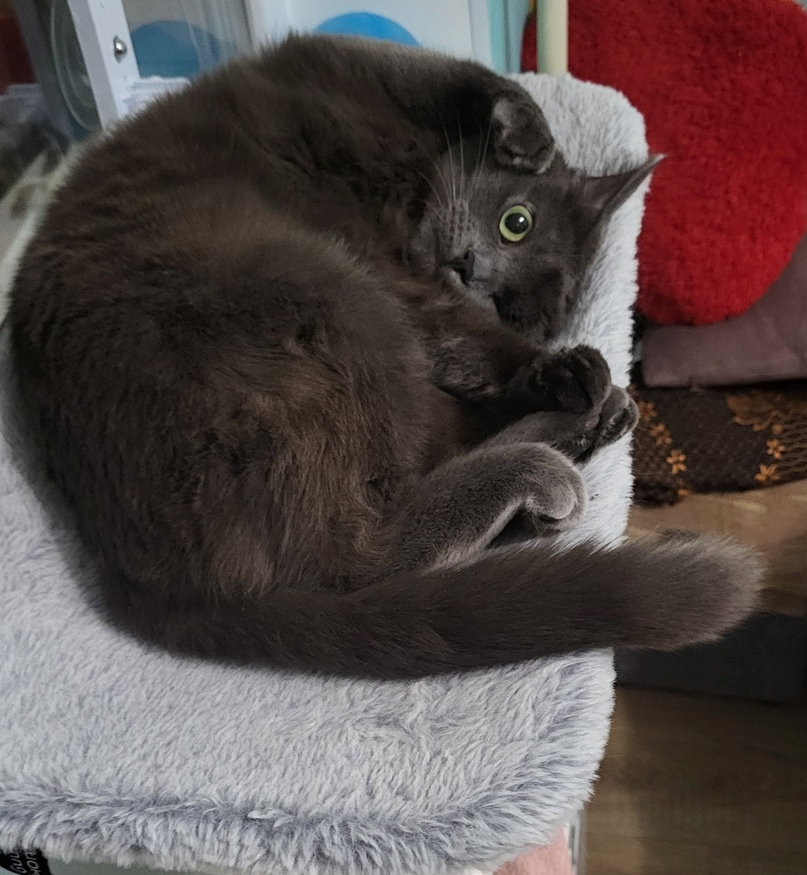
#> input picture Homework1/data/cat.jpg, 807 x 875 px, shrunk from 1848 x 2004 before the run, found by its file name
$ jupyter execute Homework.ipynb
#> lines starting #> are read from the running program, lines starting #| are printed output that depends on the picture
# HOMEWORK 1

After the installation of Anaconda, jupyter notebook and the required virtual environment, you will have to test that everything has been set up correctly. For that purpose, you will have to execute the following code and run it without errors.

The code loads an image and creates a picture collage consisting of 4 pictures. Each of the four pictures is a version of the original image with the colour channels swapped.

You will have to also finish some part of the code :-)

[cell 1]
import cv2
import numpy as np
from matplotlib import pyplot as plt
plt.rcParams['figure.figsize'] = [15, 10]

[cell 2]
# Load an image (you can freely chose any image you like)
img = cv2.imread(r'C:\Users\User\Desktop\Homework1\data\cat.jpg')
#> img is the input picture: shape (875, 807, 3); mean B, G, R 72.2, 73.8, 85.4
# Convert it to RGB
img2 = cv2.cvtColor(img, cv2.COLOR_BGR2RGB)
# Plot it
plt.imshow(img2)

Let's make a collage.

[cell 3]
# Split the image into the three colour channels
red, green, blue = cv2.split(img)
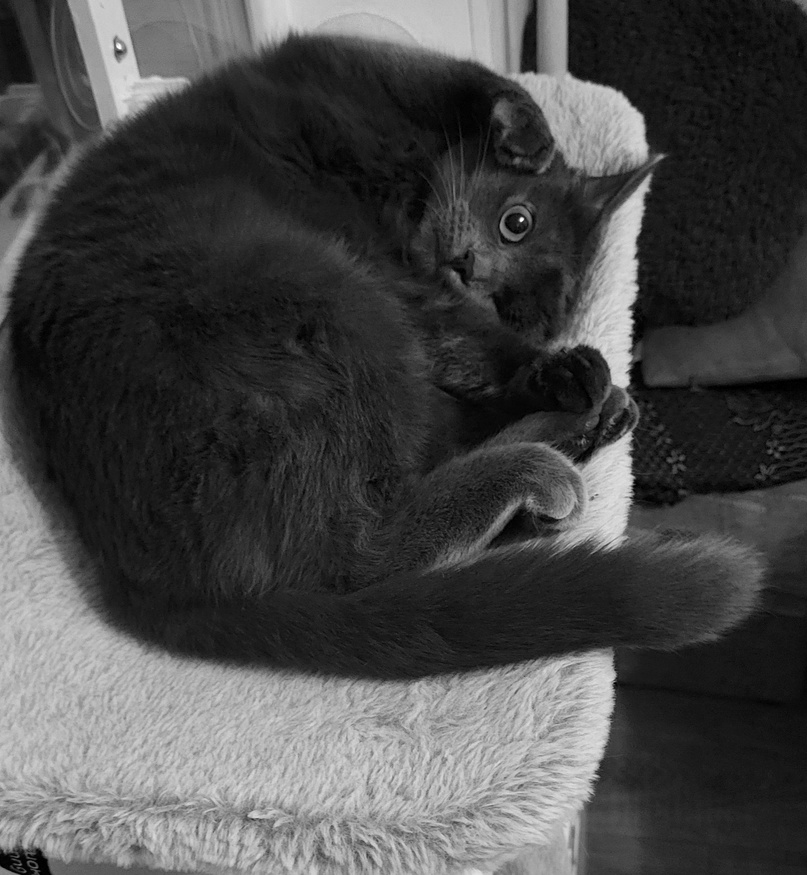
#> red: shape (875, 807); min 0, max 255, mean 72.2
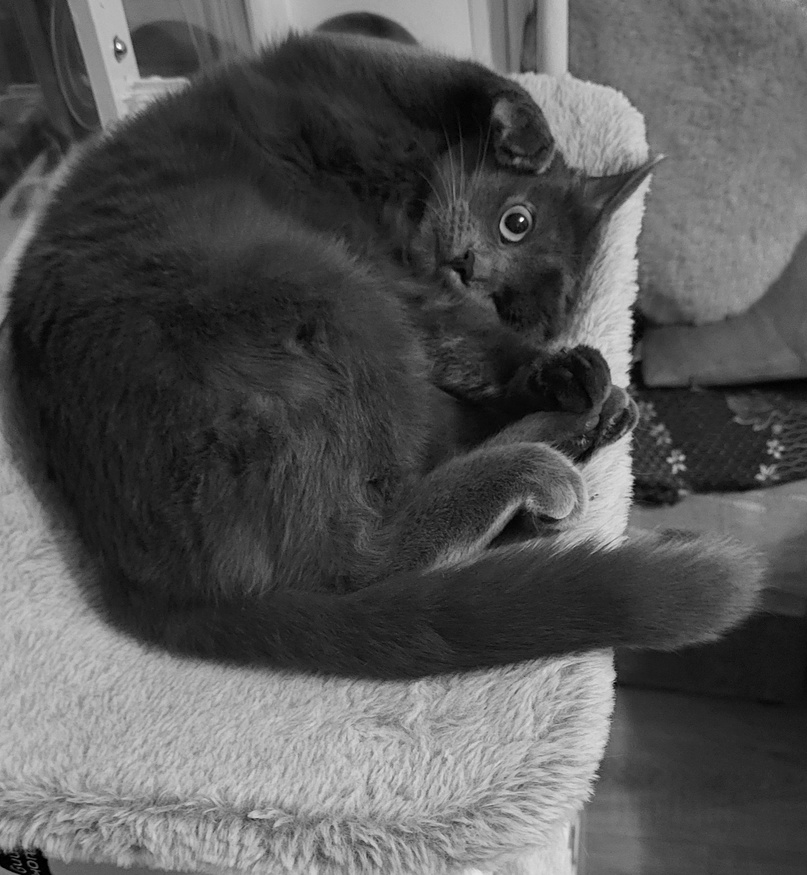
#> blue: shape (875, 807); min 0, max 254, mean 85.4

# Compose the image in the RGB colour space
img1 = cv2.merge([red, green, blue])

# Compose the image in the RBG colour space
img2 = cv2.merge([red, blue, green])
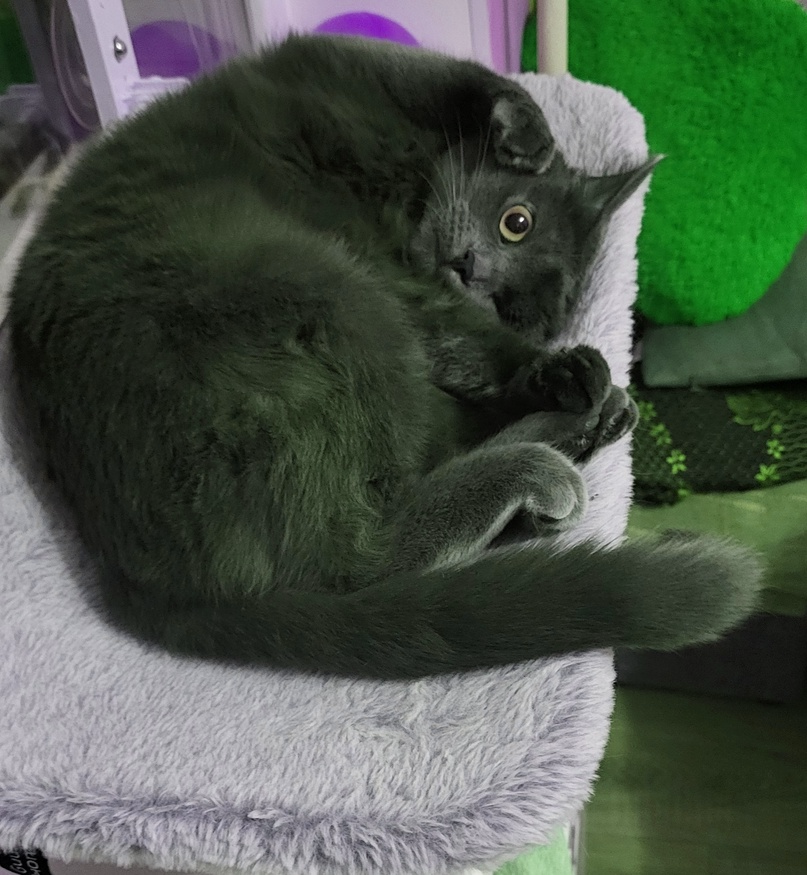
#> img2: shape (875, 807, 3); mean of channels 0, 1, 2 72.2, 85.4, 73.8; drawn as B, G, R

# Compose the image in the GRB colour space
img3 = cv2.merge([green, red, blue])

# Compose the image in the BGR colour space
img4 = cv2.merge([blue, green, red])

# Create the collage
out1 = np.hstack([img1, img2])
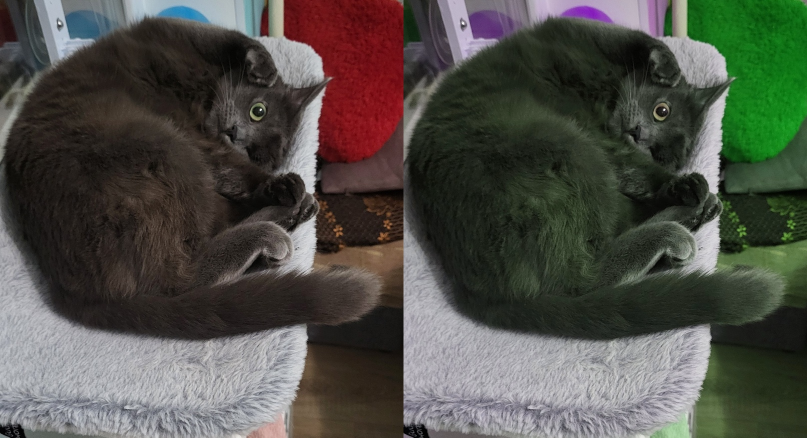
#> out1: shape (875, 1614, 3) (shown at 1/2 size); mean B, G, R 72.2, 79.6, 79.6
out2 = np.hstack([img3, img4])
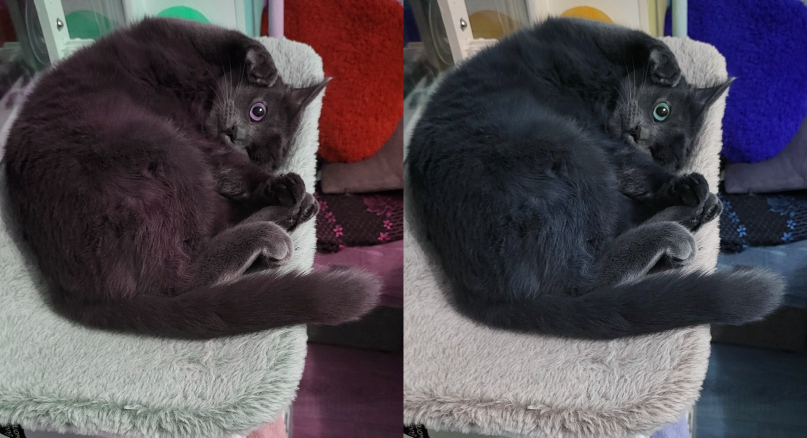
#> out2: shape (875, 1614, 3) (shown at 1/2 size); mean of channels 0, 1, 2 79.6, 73, 78.8; drawn as B, G, R
out = np.vstack([out1, out2])
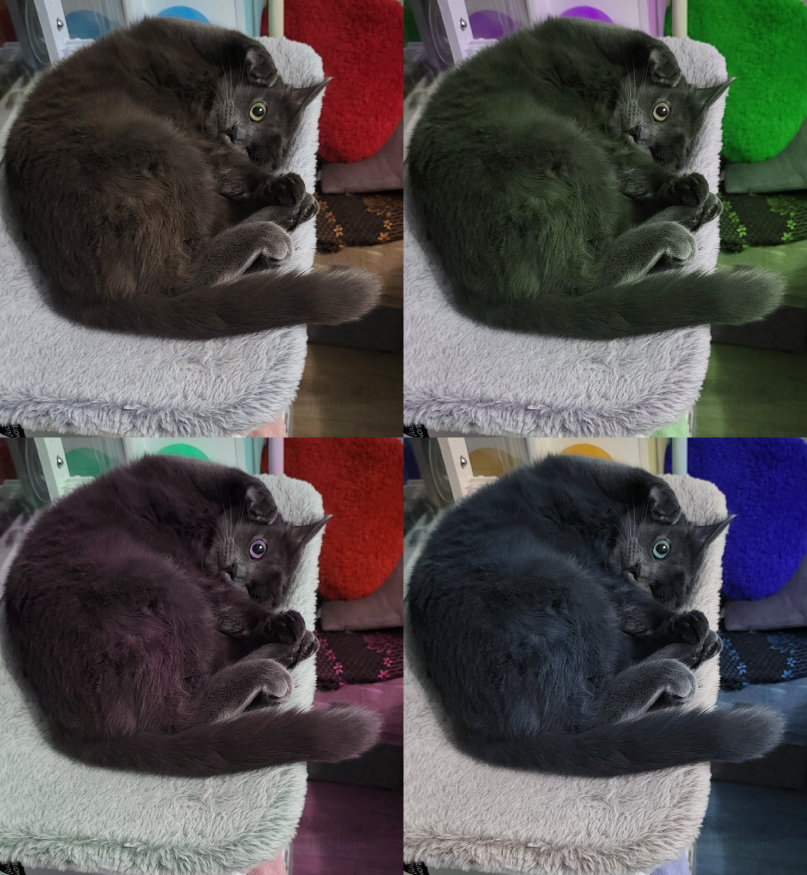
#> out: shape (1750, 1614, 3) (shown at 1/2 size); mean B, G, R 75.9, 76.3, 79.2

# Plot the collage
plt.imshow(out)
plt.axis(False)
